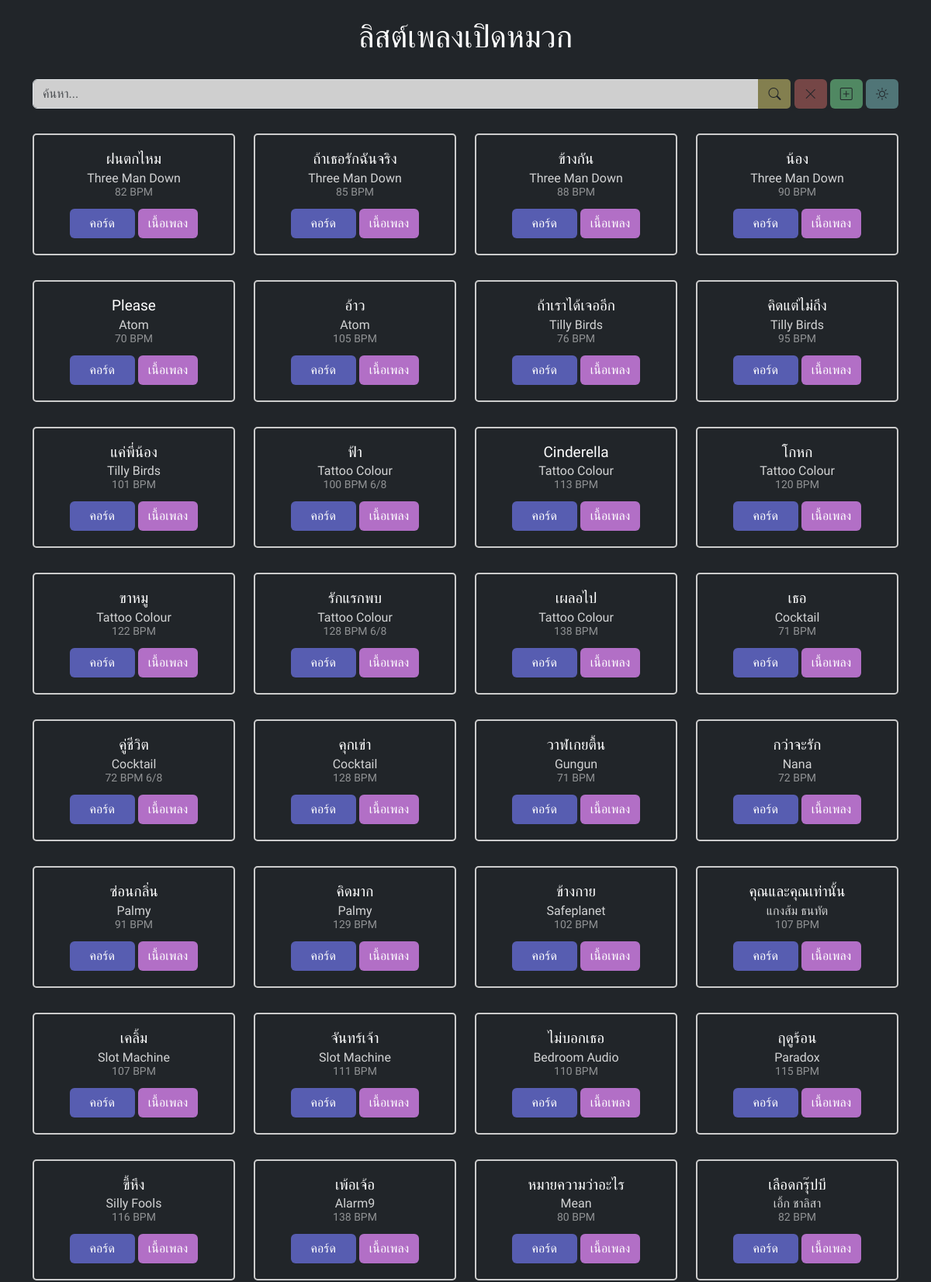
Page /index_dark.php (upper part) on the committed database.
### tables this page shows
CREATE TABLE `songs` (
  `id` int(11) NOT NULL,
  `title` text NOT NULL,
  `band` text NOT NULL,
  `bpm` int(11) NOT NULL,
  `lyrics` longtext NOT NULL,
  `link` text NOT NULL,
  `time` text NOT NULL
);

### index_dark.php (the view, shortened to what this page needs)
<?php require("helper/db.php"); ?>
<?php
function getSongs($connection) {
    $sql = "SELECT * FROM songs ";
                $result = mysqli_query($connection, $sql);
                return mysqli_fetch_all($result, MYSQLI_ASSOC);
}
$searchValue = "";
?>
<!DOCTYPE html>
<html lang="en">
<head>
    <link href="https://cdn.jsdelivr.net/npm/bootstrap@5.3.2/dist/css/bootstrap.min.css" rel="stylesheet">
    <link rel="stylesheet" href="https://cdn.jsdelivr.net/npm/bootstrap-icons@1.11.1/font/bootstrap-icons.css">
    <link rel="stylesheet" href="helper/css/style.css">
</head>
<body class="bg-dark">
    <br>
    <div class="container text-white">
        <div class="text-center content" style="margin-bottom: 30px;">
            <h1 class="h1list">ลิสต์เพลงเปิดหมวก</h1>
        </div>
        <div class="text-end my-3">
            <?php $rows = getSongs($connection); ?>
            <form class="form-inline">
                <div class="input-group">
                    <input type="search" class="form-control small-input content" name="search" value="<?php echo $searchValue; ?>" placeholder="ค้นหา..." style="background-color: #cfcfcf;">
                    <div class="input-group-append">
                        <button class="btn search-dark" style="border-radius: 0px 5px 5px 0px;" type="submit"><i class="bi bi-search"></i></button>
                        <a class="btn x-dark" href="index_dark.php"><i class="bi bi-x-lg"></i></a>
                        <a href="add_dark.php" class="btn add-dark"><i class="bi bi-plus-square"></i></a>
                        <a href="./" class="btn sun-dark"><i class="bi bi-brightness-high"></i></a>
                    </div>
                </div>
            </form>
        </div>
        <div class="row content justify-content-center">
            <?php $rows = getSongs($connection); ?>
            <?php foreach ($rows as $row): ?>
            <div class="col-lg-3 col-md-4 col-sm-6">
                <div class="text-center my-3 song-card">
                    <div>
                        <h3 class="mb-3 song-title"><?php echo $row["title"] ?></h3>
                        <p class="song-artist"><?php echo $row["band"] ?></p>
                        <p class="song-details"><?php echo $row["bpm"] ?> BPM <?php echo $row["time"];?></p>
                        <div>
                            <a href="<?php echo $row["link"]?>" class="btn" target="_blank" style="width: 84px; background-color: rgb(87, 93, 177); color: #fff;">คอร์ด</a>
                            <a href="lyrics_dark.php?id=<?php echo $row["id"]; ?>" class="btn" style="background-color: rgb(178, 111, 198); color: #fff;">เนื้อเพลง</a>
                        </div>
                    </div>
                </div>
            </div>
            <?php endforeach; ?>
        </div>
    </div>
</body>
</html>

### helper/css/style.css (style rules this page uses)
.content { font-family: 'IBM Plex Sans Thai', sans-serif; }
.search-dark { background-color: rgb(131, 127, 79); }
.x-dark { background-color: rgb(117, 70, 70); }
.add-dark { background-color: rgb(80, 136, 98); }
.sun-dark { background-color: rgb(80, 117, 119); }
.h1list { font-size: 40px; }
.song-card { border: 2px solid #ccc; border-radius: 5px; text-align: center; padding: 20px; }
.song-card { transition: transform 0.2s ease; }
.song-title { font-size: 19px; }
.song-artist { font-size: 16px; opacity: 80%; text-transform: capitalize; line-height: 3px; text-transform: capitalize; margin-bottom: 20px; margin-top: -5px; }
.song-details { font-size: 14px; opacity: 50%; line-height: 3px; text-transform: capitalize; margin-bottom: 20px; margin-top: -5px; }

### rows in the picture
songs: title "ฝนตกไหม", band "Three Man Down", bpm "82"
songs: title "ถ้าเธอรักฉันจริง", band "Three Man Down", bpm "85"
songs: title "ข้างกัน", band "Three Man Down", bpm "88"
songs: title "น้อง", band "Three Man Down", bpm "90"
songs: title "Please", band "Atom", bpm "70"
songs: title "อ้าว", band "Atom", bpm "105"
songs: title "ถ้าเราได้เจออีก", band "Tilly Birds", bpm "76"
songs: title "คิดแต่ไม่ถึง", band "Tilly Birds", bpm "95"
songs: title "แค่พี่น้อง", band "Tilly Birds", bpm "101"
songs: title "ฟ้า", band "Tattoo Colour", bpm "100", time "6/8"
songs: title "Cinderella", band "Tattoo Colour", bpm "113"
songs: title "โกหก", band "Tattoo Colour", bpm "120"
songs: title "ขาหมู", band "Tattoo Colour", bpm "122"
songs: title "รักแรกพบ", band "Tattoo Colour", bpm "128", time "6/8"
songs: title "เผลอไป", band "Tattoo Colour", bpm "138"
songs: title "เธอ", band "Cocktail", bpm "71"
songs: title "คู่ชีวิต", band "Cocktail", bpm "72", time "6/8"
songs: title "คุกเข่า", band "Cocktail", bpm "128"
songs: title "วาฬเกยตื้น", band "Gungun", bpm "71"
songs: title "กว่าจะรัก", band "Nana", bpm "72"
songs: title "ซ่อนกลิ่น", band "Palmy", bpm "91"
songs: title "คิดมาก", band "Palmy", bpm "129"
songs: title "ข้างกาย", band "Safeplanet", bpm "102"
songs: title "คุณและคุณเท่านั้น", band "แกงส้ม ธนทัต", bpm "107"
songs: title "เคลิ้ม", band "Slot Machine", bpm "107"
songs: title "จันทร์เจ้า", band "Slot Machine", bpm "111"
songs: title "ไม่บอกเธอ", band "Bedroom Audio", bpm "110"
songs: title "ฤดูร้อน", band "Paradox", bpm "115"
songs: title "ขี้หึง", band "Silly Fools", bpm "116"
songs: title "เพ้อเจ้อ", band "Alarm9", bpm "138"
songs: title "หมายความว่าอะไร", band "Mean", bpm "80"
songs: title "เลือดกรุ๊ปบี", band "เอิ้ก ชาลิสา", bpm "82"
